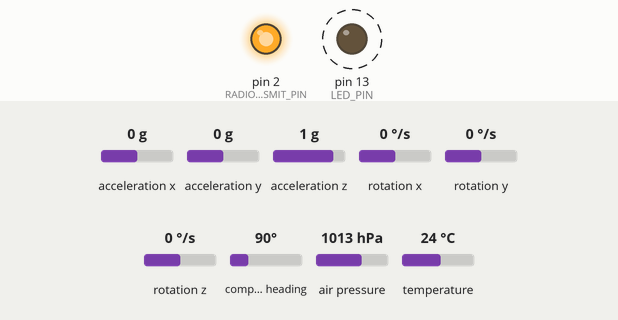
A sketch run on a simulated Arduino Uno, built with avr-gcc and run on an emulated ATmega328P. Shown: output pins drawn as LEDs (lit = HIGH). Wiring (inferred from the names in the program): HMC5883L compass at I2C address 0x1E. Dashed ring = blinking. Inputs (shaded band) come from the test bench; at power-on: acceleration x 0 g, acceleration y 0 g, acceleration z 1 g, rotation x 0 °/s, rotation y 0 °/s, rotation z 0 °/s, compass heading 90°, air pressure 1013 hPa, temperature 24 °C. What the sketch prints to the serial monitor is not drawn.

Above: at 0.74 s.
1.3 s: acceleration x set to -1.4 g
4.3 s: acceleration y set to 0.8 g
7.3 s: acceleration z set to -1.4 g
10.3 s: rotation x set to -192 °/s
Timing chart, 0 to 14.3 s (numbered marks = the images above; inputs shaded):
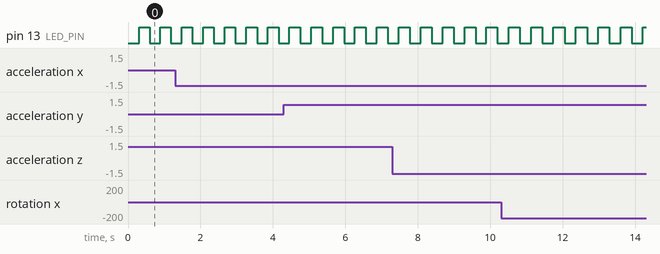

The sketch:

erfacing-gy-87-10dof-imu-mpu6050-hmc5883l-bmp085-module-with.ino
```cpp
/*
  Modified on Mar 16, 2021
  Modified by MehranMaleki from Arduino Examples
  https://electro
  peak.com/learn/
*/

#include "I2Cdev.h"
#include "MPU6050.h"
#include <Adafruit_BMP085.h>
#include <HMC5883L_Simple.h>
#include <SoftwareSerial.h>


MPU6050 accelgyro;
Adafruit_BMP085 bmp;
HMC5883L_Simple Compass;


int16_t ax, ay, az;
int16_t gx, gy, gz;

#define LED_PIN 13
bool blinkState = false;

#define RADIO_TRANSMIT_PIN 2
bool radioTransmit = false;

void setup() {
  pinMode(RADIO_TRANSMIT_PIN, OUTPUT);
  digitalWrite(RADIO_TRANSMIT_PIN, false);

  Serial.begin(9600);
  Wire.begin();

  // initialize devices
  Serial.println("Initializing I2C devices...");

  // initialize bmp085
  if (!bmp.begin()) {
    Serial.println("Could not find a valid BMP085 sensor, check wiring!");
    while (1) {}
  }

  // initialize mpu6050
  accelgyro.initialize();
  Serial.println(accelgyro.testConnection() ? "MPU6050 connection successful" : "MPU6050 connection failed");
  accelgyro.setI2CBypassEnabled(true); // set bypass mode for gateway to hmc5883L


  // initialize hmc5883l
  Compass.SetDeclination(23, 35, 'E');
  Compass.SetSamplingMode(COMPASS_SINGLE);
  Compass.SetScale(COMPASS_SCALE_130);
  Compass.SetOrientation(COMPASS_HORIZONTAL_X_NORTH);


  // configure Arduino LED for checking activity
  pinMode(LED_PIN, OUTPUT);

  digitalWrite(RADIO_TRANSMIT_PIN, true);
}

void loop() {
  Serial.print("Temperature = ");
  Serial.print(bmp.readTemperature());
  Serial.println(" *C");

  Serial.print("Pressure = ");
  Serial.print(bmp.readPressure());
  Serial.println(" Pa");

  // Calculate altitude assuming 'standard' barometric
  // pressure of 1013.25 millibar = 101325 Pascal
  Serial.print("Altitude = ");
  Serial.print(bmp.readAltitude());
  Serial.println(" meters");
  Serial.print("Pressure at sealevel (calculated) = ");
  Serial.print(bmp.readSealevelPressure());
  Serial.println(" Pa");
  Serial.print("Real altitude = ");
  Serial.print(bmp.readAltitude(101500));
  Serial.println(" meters");


  // read raw accel/gyro measurements from device
  accelgyro.getMotion6(&ax, &ay, &az, &gx, &gy, &gz);

  // display tab-separated accel/gyro x/y/z values
  Serial.print("a/g:\t");
  Serial.print(ax); Serial.print("\t");
  Serial.print(ay); Serial.print("\t");
  Serial.print(az); Serial.print("\t");
  Serial.print(gx); Serial.print("\t");
  Serial.print(gy); Serial.print("\t");
  Serial.println(gz);


  float heading = Compass.GetHeadingDegrees();
  Serial.print("Heading: \t");
  Serial.println( heading );

  HMC5883L_Simple::MagnetometerSample magSample = Compass.GetMagnetometerSample();
  Serial.print("Magnetometer Sample: \t");
  Serial.print(magSample.X); Serial.print("\t");
  Serial.print(magSample.Y); Serial.print("\t");
  Serial.println(magSample.Z);

  Serial.print("Time: \t");
  Serial.println(millis());


  // blink LED to indicate activity
  blinkState = !blinkState;
  digitalWrite(LED_PIN, blinkState);

//  delay(500);
}
```

HMC5883L_Simple.h
```cpp
// (licence header left out)
// Please note, the Arduino IDE is a bit retarded, if the below define has an
// underscore other than _h, it goes mental.  Wish it wouldn't  mess
// wif ma files!
#ifndef HMC5883LSimple_h
#define HMC5883LSimple_h

/* NOTE:
 * There are both 7- and 8-bit versions of I2C addresses.
 * 7 bits identify the device, and the eighth bit determines
 * if it's being written to or read from. The Wire library uses
 * 7 bit addresses throughout. If you have a datasheet or sample code
 * that uses 8 bit address, you'll want to drop the low bit
 * (i.e. shift the value one bit to the right), yielding an
 * address between 0 and 127.
 *
 * The HMC datasheet says...
 * " The default (factory) HMC5883L 7-bit slave address is 0x3C for write operations, or 0x3D for read operations. "
 * which is of course silly, what they mean is that these are 8=bit addresses and thus we want to shift right
 * one of them to get the 7-bit address that Wire wants
 *
 * 0x3C = 111100
 * >> 1 = 11110
 *      = 0x1E
 *
 * 0x3D = 111101
 * >> 1 = 11110
 *      = 0x1E
 *
 */

#define COMPASS_I2C_ADDRESS  0x3C >> 1

#define COMPASS_CONFIG_REGISTER_A 0x00
#define COMPASS_CONFIG_REGISTER_B 0x01
#define COMPASS_MODE_REGISTER     0x02
#define COMPASS_DATA_REGISTER     0x03

// We use 16 bits for storing various configs
//  xxxxxxxxxxxxxxMM
//  MODE:

#define COMPASS_CONTINUOUS 0x00
#define COMPASS_SINGLE     0x01
#define COMPASS_IDLE       0x02

//  xxxxxxxxxxxSSSxx
//  SCALE:
//   A lower value indicates a higher precision
//   but "noisier", magentic noise may necessitate
//   you to choose a higher scale.

#define COMPASS_SCALE_088  0x00 << 2
#define COMPASS_SCALE_130  0x01 << 2
#define COMPASS_SCALE_190  0x02 << 2
#define COMPASS_SCALE_250  0x03 << 2
#define COMPASS_SCALE_400  0x04 << 2
#define COMPASS_SCALE_470  0x05 << 2
#define COMPASS_SCALE_560  0x06 << 2
#define COMPASS_SCALE_810  0x07 << 2

//  xxXXXYYYZZZxxxxx
//  ORIENTATION:
#define COMPASS_NORTH 0x00
#define COMPASS_SOUTH 0x01
#define COMPASS_WEST  0x02
#define COMPASS_EAST  0x03
#define COMPASS_UP    0x04
#define COMPASS_DOWN  0x05

// When "pointing" north, define the direction of each of the silkscreen'd arrows
// (imagine the Z arrow points out of the top of the device) only N/S/E/W are allowed
#define COMPASS_HORIZONTAL_X_NORTH  ( (COMPASS_NORTH << 6)  | (COMPASS_WEST  << 3)  | COMPASS_UP    ) << 5
#define COMPASS_HORIZONTAL_Y_NORTH  ( (COMPASS_EAST  << 6)  | (COMPASS_NORTH << 3)  | COMPASS_UP    ) << 5
#define COMPASS_VERTICAL_X_EAST     ( (COMPASS_EAST  << 6)  | (COMPASS_UP    << 3)  | COMPASS_SOUTH ) << 5
#define COMPASS_VERTICAL_Y_WEST     ( (COMPASS_UP    << 6)  | (COMPASS_WEST  << 3)  | COMPASS_SOUTH ) << 5

class HMC5883L_Simple
{
	public:

    // Constructor
	  HMC5883L_Simple();


    struct MagnetometerSample
    {
      int X;
      int Y;
      int Z;
    };

    // Configuration Methods
    void SetScale( uint16_t sampling_mode );
    void SetOrientation( uint16_t sampling_mode );
    void SetDeclination( int declination_degs , int declination_mins, char declination_dir );
    void SetSamplingMode( uint16_t sampling_mode );

    // Get a heading in degrees
    float GetHeadingDegrees();
    // Get axis readings
    MagnetometerSample GetMagnetometerSample();


	protected:
	  void     Write(uint8_t address, uint8_t byte);
    uint8_t  Read(uint8_t register_address, uint8_t buffer[], uint8_t length);

    MagnetometerSample ReadAxes();

    uint16_t  mode;
    float    declination_offset_radians;

  private:
    uint8_t  i2c_address;
};
#endif
```

Measured:
- by itself, pin 13 (LED_PIN): alternates HIGH for 0.31 s and LOW for 0.31 s
